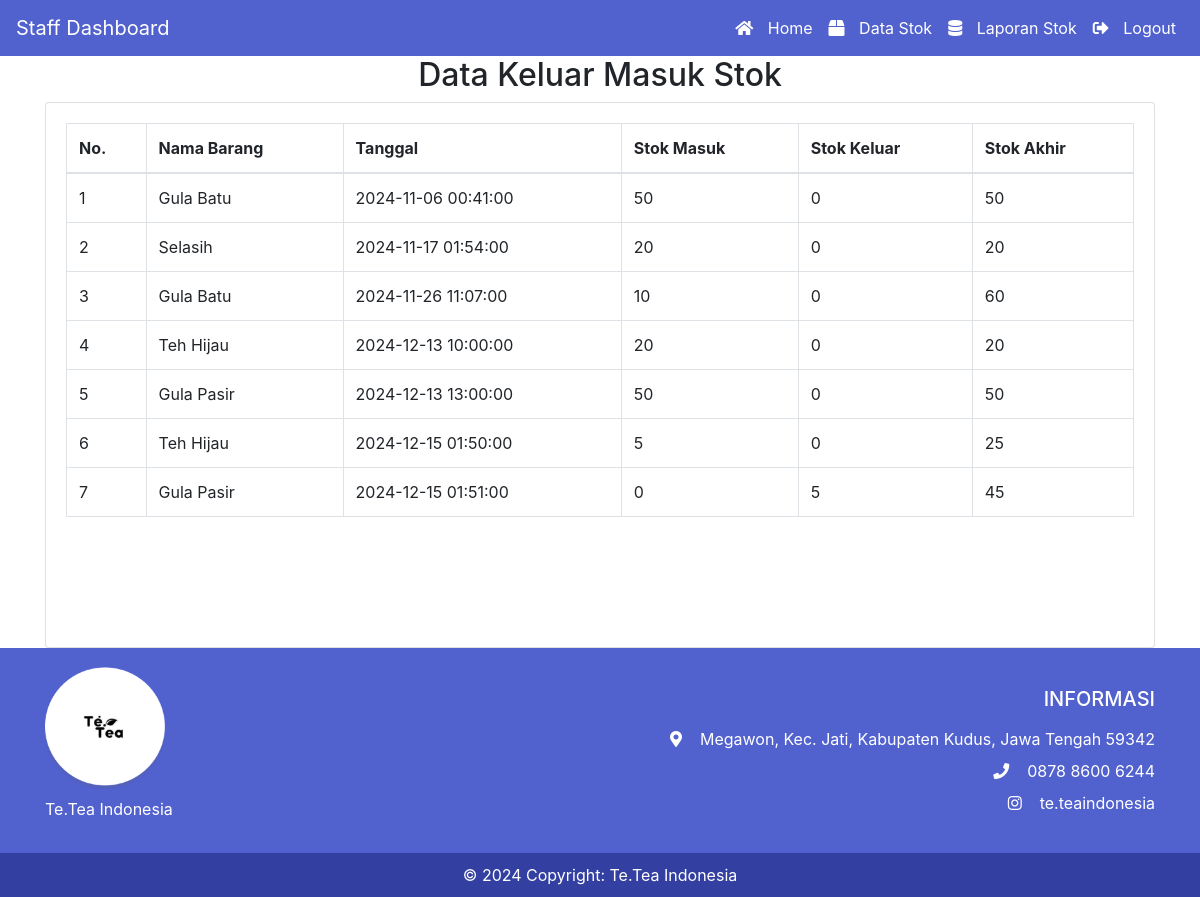
/staff/lihat_stok.php, run on the app's committed database.
### tables this page shows
CREATE TABLE `stok` (
  `id_stok` int NOT NULL,
  `nama_barang` varchar(50) NOT NULL,
  `tgl` datetime NOT NULL,
  `stok_masuk` int NOT NULL,
  `stok_keluar` int NOT NULL,
  `jenis_transaksi` enum('Masuk','Keluar','Opname') NOT NULL,
  `keterangan` varchar(100) DEFAULT NULL,
  `stok_akhir` int NOT NULL,
  `id_barang` int NOT NULL
);

### staff/lihat_stok.php (the view, shortened to what this page needs)
<?php
include('header.php');
?>
<div class="container">
    <h2 class="text-center">Data Keluar Masuk Stok</h2>
    <div class="card">
        <div class="card-body">
            <table class="table table-bordered">
                <thead class="card-header bg-dark text-white">
                    <tr>
                        <th>No.</th>
                        <th>Nama Barang</th>
                        <th>Tanggal</th>
                        <th>Stok Masuk</th>
                        <th>Stok Keluar</th>
                        <th>Stok Akhir</th>
                    </tr>
                </thead>
                <tbody>
                <?php
                $no = 1;
                $hasil = mysqli_query($conn, "SELECT * FROM stok ORDER BY tgl ASC");
                while ($data = mysqli_fetch_array($hasil)) {
                    echo "<tr>";
                    echo "<td>" . $no++ . "</td>";
                    echo "<td>" . $data['nama_barang'] . "</td>";
                    echo "<td>" . $data['tgl'] . "</td>";
                    echo "<td>" . $data['stok_masuk'] . "</td>";
                    echo "<td>" . $data['stok_keluar'] . "</td>";
                    echo "<td>" . $data['stok_akhir'] . "</td>";
                    echo "</tr>";
                }
                ?>
                </tbody>
            </table>
        </div>
    </div>
</div>
<?php
include('footer.php');
?>

### assets/css/head.css (style rules this page uses)
body { font-family: 'Roboto', sans-serif; }
* { margin: 0; padding: 0; }

### staff/lihat_stok.php (style rules this page uses)
body { display: flex; flex-direction: column; min-height: 100vh; margin: 0; }
.table { margin-bottom: 110px; }

### data on the page
stok: nama_barang "Gula Batu", tgl "2024-11-06 00:41:00", stok_masuk "50", stok_keluar "0", stok_akhir "50"
stok: nama_barang "Selasih", tgl "2024-11-17 01:54:00", stok_masuk "20", stok_keluar "0", stok_akhir "20"
stok: nama_barang "Gula Batu", tgl "2024-11-26 11:07:00", stok_masuk "10", stok_keluar "0", stok_akhir "60"
stok: nama_barang "Teh Hijau", tgl "2024-12-13 10:00:00", stok_masuk "20", stok_keluar "0", stok_akhir "20"
stok: nama_barang "Gula Pasir", tgl "2024-12-13 13:00:00", stok_masuk "50", stok_keluar "0", stok_akhir "50"
stok: nama_barang "Teh Hijau", tgl "2024-12-15 01:50:00", stok_masuk "5", stok_keluar "0", stok_akhir "25"
stok: nama_barang "Gula Pasir", tgl "2024-12-15 01:51:00", stok_masuk "0", stok_keluar "5", stok_akhir "45"
